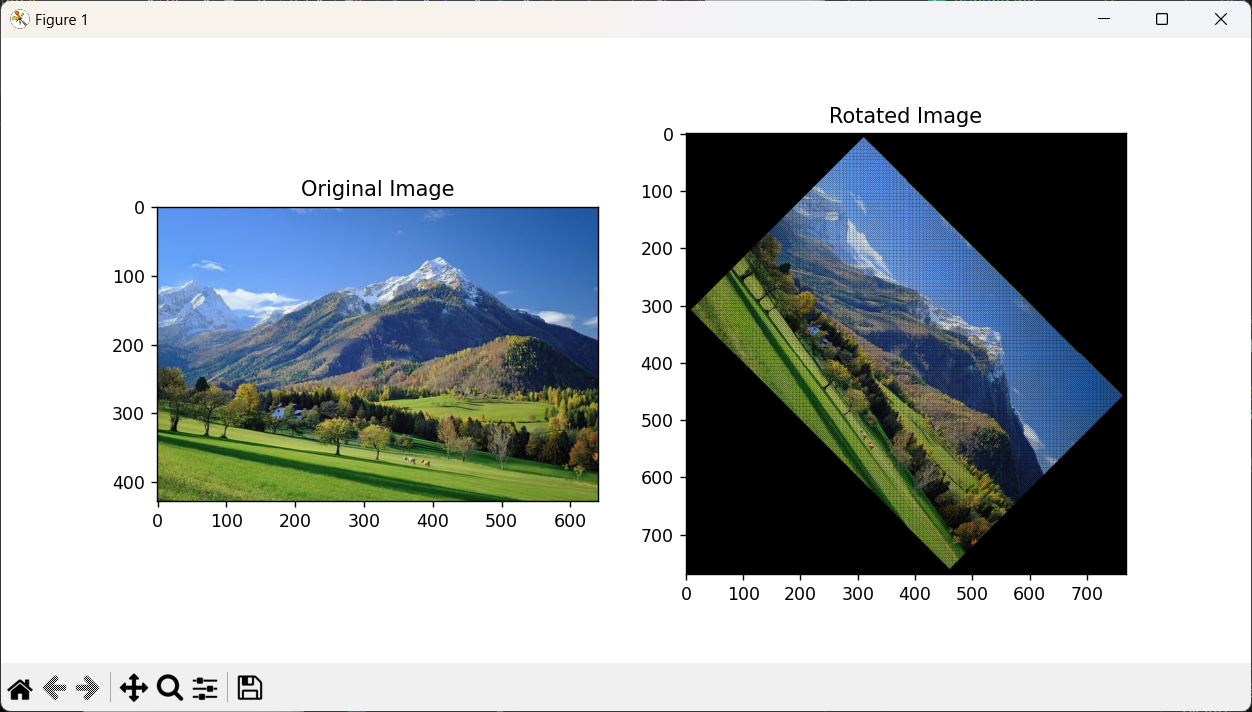

Python code for this plot:
import numpy as np
import imageio as img
import matplotlib.pyplot as plt

def rotateImage(image, degree):
    radian_deg = np.radians(degree)
    cos_deg, sin_deg = np.cos(radian_deg), np.sin(radian_deg)

    height, width = image.shape[:2]
    max_dim = int(np.sqrt(height**2 + width**2))
    outputImage = np.zeros((max_dim, max_dim, 3), dtype=image.dtype)

    centerY, centerX = max_dim // 2, max_dim // 2

    for y in range(-height // 2, height // 2):
        for x in range(-width // 2, width // 2):
            newX = int(cos_deg * x - sin_deg * y) + centerX
            newY = int(sin_deg * x + cos_deg * y) + centerY

            if 0 <= newX < max_dim and 0 <= newY < max_dim:
                outputImage[newY, newX] = image[y + height // 2, x + width // 2]

    return outputImage

# gambar
image = img.imread('D:\\gunung.jpg')

# Rotasi gambar
rotated_image = rotateImage(image, 45)

# Menampilkan hasil
plt.figure(figsize=(10, 5))
plt.subplot(1, 2, 1)
plt.title("Original Image")
plt.imshow(image)

plt.subplot(1, 2, 2)
plt.title("Rotated Image")
plt.imshow(rotated_image)

plt.show()
